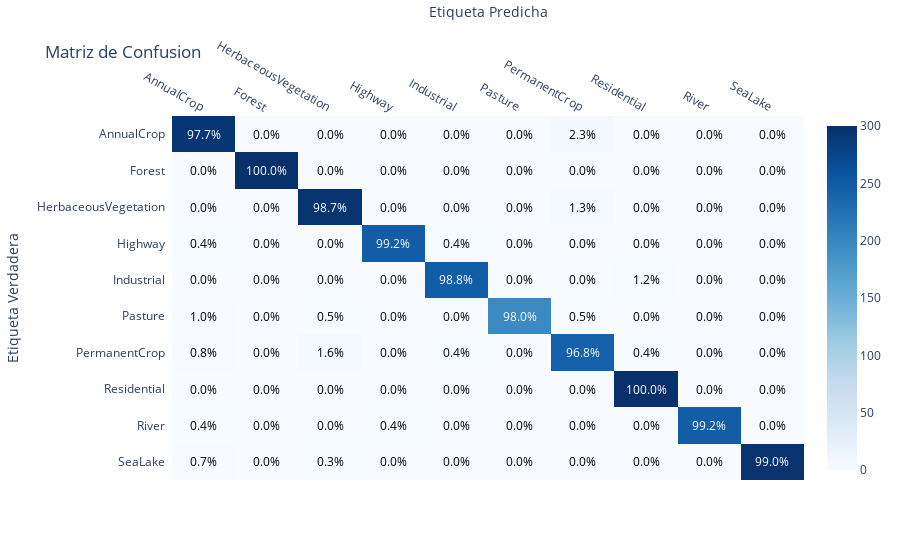

The code cell stored with this chart in its notebook:
### Code cell
plot_confusion_matrix(
    y_true=y_true,
    y_pred=y_pred,
    labels=sorted(set(y_true)),
    filename=CHECKPOINT.replace("/", "-") + "_confusion_matrix",
    dirpath=FIGURES_DIR / MODEL_NAME,
    show_as_percentaje=True
)

### Figure 1 — Plotly figure (JSON) as saved in the notebook; plotly's stock layout.template omitted (floating-point values rounded to 4 significant figures)
{"data": [{"colorscale": [[0, "rgb(247,251,255)"], [0.125, "rgb(222,235,247)"], [0.25, "rgb(198,219,239)"], [0.375, "rgb(158,202,225)"], [0.5, "rgb(107,174,214)"], [0.625, "rgb(66,146,198)"], [0.75, "rgb(33,113,181)"], [0.875, "rgb(8,81,156)"], [1, "rgb(8,48,107)"]], "reversescale": false, "showscale": true, "type": "heatmap", "x": ["AnnualCrop", "Forest", "HerbaceousVegetation", "Highway", "Industrial", "Pasture", "PermanentCrop", "Residential", "River", "SeaLake"], "y": ["AnnualCrop", "Forest", "HerbaceousVegetation", "Highway", "Industrial", "Pasture", "PermanentCrop", "Residential", "River", "SeaLake"], "z": [[293, 0, 0, 0, 0, 0, 7, 0, 0, 0], [0, 300, 0, 0, 0, 0, 0, 0, 0, 0], [0, 0, 296, 0, 0, 0, 4, 0, 0, 0], [1, 0, 0, 248, 1, 0, 0, 0, 0, 0], [0, 0, 0, 0, 247, 0, 0, 3, 0, 0], [2, 0, 1, 0, 0, 196, 1, 0, 0, 0], [2, 0, 4, 0, 1, 0, 242, 1, 0, 0], [0, 0, 0, 0, 0, 0, 0, 300, 0, 0], [1, 0, 0, 1, 0, 0, 0, 0, 248, 0], [2, 0, 1, 0, 0, 0, 0, 0, 0, 297]]}], "layout": {"annotations": [{"font": {"color": "#FFFFFF"}, "showarrow": false, "text": "97.7%", "x": "AnnualCrop", "xref": "x", "y": "AnnualCrop", "yref": "y"}, {"font": {"color": "#000000"}, "showarrow": false, "text": "0.0%", "x": "Forest", "xref": "x", "y": "AnnualCrop", "yref": "y"}, {"font": {"color": "#000000"}, "showarrow": false, "text": "0.0%", "x": "HerbaceousVegetation", "xref": "x", "y": "AnnualCrop", "yref": "y"}, {"font": {"color": "#000000"}, "showarrow": false, "text": "0.0%", "x": "Highway", "xref": "x", "y": "AnnualCrop", "yref": "y"}, {"font": {"color": "#000000"}, "showarrow": false, "text": "0.0%", "x": "Industrial", "xref": "x", "y": "AnnualCrop", "yref": "y"}, {"font": {"color": "#000000"}, "showarrow": false, "text": "0.0%", "x": "Pasture", "xref": "x", "y": "AnnualCrop", "yref": "y"}, {"font": {"color": "#000000"}, "showarrow": false, "text": "2.3%", "x": "PermanentCrop", "xref": "x", "y": "AnnualCrop", "yref": "y"}, {"font": {"color": "#000000"}, "showarrow": false, "text": "0.0%", "x": "Residential", "xref": "x", "y": "AnnualCrop", "yref": "y"}, {"font": {"color": "#000000"}, "showarrow": false, "text": "0.0%", "x": "River", "xref": "x", "y": "AnnualCrop", "yref": "y"}, {"font": {"color": "#000000"}, "showarrow": false, "text": "0.0%", "x": "SeaLake", "xref": "x", "y": "AnnualCrop", "yref": "y"}, {"font": {"color": "#000000"}, "showarrow": false, "text": "0.0%", "x": "AnnualCrop", "xref": "x", "y": "Forest", "yref": "y"}, {"font": {"color": "#FFFFFF"}, "showarrow": false, "text": "100.0%", "x": "Forest", "xref": "x", "y": "Forest", "yref": "y"}, {"font": {"color": "#000000"}, "showarrow": false, "text": "0.0%", "x": "HerbaceousVegetation", "xref": "x", "y": "Forest", "yref": "y"}, {"font": {"color": "#000000"}, "showarrow": false, "text": "0.0%", "x": "Highway", "xref": "x", "y": "Forest", "yref": "y"}, {"font": {"color": "#000000"}, "showarrow": false, "text": "0.0%", "x": "Industrial", "xref": "x", "y": "Forest", "yref": "y"}, {"font": {"color": "#000000"}, "showarrow": false, "text": "0.0%", "x": "Pasture", "xref": "x", "y": "Forest", "yref": "y"}, {"font": {"color": "#000000"}, "showarrow": false, "text": "0.0%", "x": "PermanentCrop", "xref": "x", "y": "Forest", "yref": "y"}, {"font": {"color": "#000000"}, "showarrow": false, "text": "0.0%", "x": "Residential", "xref": "x", "y": "Forest", "yref": "y"}, {"font": {"color": "#000000"}, "showarrow": false, "text": "0.0%", "x": "River", "xref": "x", "y": "Forest", "yref": "y"}, {"font": {"color": "#000000"}, "showarrow": false, "text": "0.0%", "x": "SeaLake", "xref": "x", "y": "Forest", "yref": "y"}, {"font": {"color": "#000000"}, "showarrow": false, "text": "0.0%", "x": "AnnualCrop", "xref": "x", "y": "HerbaceousVegetation", "yref": "y"}, {"font": {"color": "#000000"}, "showarrow": false, "text": "0.0%", "x": "Forest", "xref": "x", "y": "HerbaceousVegetation", "yref": "y"}, {"font": {"color": "#FFFFFF"}, "showarrow": false, "text": "98.7%", "x": "HerbaceousVegetation", "xref": "x", "y": "HerbaceousVegetation", "yref": "y"}, {"font": {"color": "#000000"}, "showarrow": false, "text": "0.0%", "x": "Highway", "xref": "x", "y": "HerbaceousVegetation", "yref": "y"}, {"font": {"color": "#000000"}, "showarrow": false, "text": "0.0%", "x": "Industrial", "xref": "x", "y": "HerbaceousVegetation", "yref": "y"}, {"font": {"color": "#000000"}, "showarrow": false, "text": "0.0%", "x": "Pasture", "xref": "x", "y": "HerbaceousVegetation", "yref": "y"}, {"font": {"color": "#000000"}, "showarrow": false, "text": "1.3%", "x": "PermanentCrop", "xref": "x", "y": "HerbaceousVegetation", "yref": "y"}, {"font": {"color": "#000000"}, "showarrow": false, "text": "0.0%", "x": "Residential", "xref": "x", "y": "HerbaceousVegetation", "yref": "y"}, {"font": {"color": "#000000"}, "showarrow": false, "text": "0.0%", "x": "River", "xref": "x", "y": "HerbaceousVegetation", "yref": "y"}, {"font": {"color": "#000000"}, "showarrow": false, "text": "0.0%", "x": "SeaLake", "xref": "x", "y": "HerbaceousVegetation", "yref": "y"}, {"font": {"color": "#000000"}, "showarrow": false, "text": "0.4%", "x": "AnnualCrop", "xref": "x", "y": "Highway", "yref": "y"}, {"font": {"color": "#000000"}, "showarrow": false, "text": "0.0%", "x": "Forest", "xref": "x", "y": "Highway", "yref": "y"}, {"font": {"color": "#000000"}, "showarrow": false, "text": "0.0%", "x": "HerbaceousVegetation", "xref": "x", "y": "Highway", "yref": "y"}, {"font": {"color": "#FFFFFF"}, "showarrow": false, "text": "99.2%", "x": "Highway", "xref": "x", "y": "Highway", "yref": "y"}, {"font": {"color": "#000000"}, "showarrow": false, "text": "0.4%", "x": "Industrial", "xref": "x", "y": "Highway", "yref": "y"}, {"font": {"color": "#000000"}, "showarrow": false, "text": "0.0%", "x": "Pasture", "xref": "x", "y": "Highway", "yref": "y"}, {"font": {"color": "#000000"}, "showarrow": false, "text": "0.0%", "x": "PermanentCrop", "xref": "x", "y": "Highway", "yref": "y"}, {"font": {"color": "#000000"}, "showarrow": false, "text": "0.0%", "x": "Residential", "xref": "x", "y": "Highway", "yref": "y"}, {"font": {"color": "#000000"}, "showarrow": false, "text": "0.0%", "x": "River", "xref": "x", "y": "Highway", "yref": "y"}, {"font": {"color": "#000000"}, "showarrow": false, "text": "0.0%", "x": "SeaLake", "xref": "x", "y": "Highway", "yref": "y"}, {"font": {"color": "#000000"}, "showarrow": false, "text": "0.0%", "x": "AnnualCrop", "xref": "x", "y": "Industrial", "yref": "y"}, {"font": {"color": "#000000"}, "showarrow": false, "text": "0.0%", "x": "Forest", "xref": "x", "y": "Industrial", "yref": "y"}, {"font": {"color": "#000000"}, "showarrow": false, "text": "0.0%", "x": "HerbaceousVegetation", "xref": "x", "y": "Industrial", "yref": "y"}, {"font": {"color": "#000000"}, "showarrow": false, "text": "0.0%", "x": "Highway", "xref": "x", "y": "Industrial", "yref": "y"}, {"font": {"color": "#FFFFFF"}, "showarrow": false, "text": "98.8%", "x": "Industrial", "xref": "x", "y": "Industrial", "yref": "y"}, {"font": {"color": "#000000"}, "showarrow": false, "text": "0.0%", "x": "Pasture", "xref": "x", "y": "Industrial", "yref": "y"}, {"font": {"color": "#000000"}, "showarrow": false, "text": "0.0%", "x": "PermanentCrop", "xref": "x", "y": "Industrial", "yref": "y"}, {"font": {"color": "#000000"}, "showarrow": false, "text": "1.2%", "x": "Residential", "xref": "x", "y": "Industrial", "yref": "y"}, {"font": {"color": "#000000"}, "showarrow": false, "text": "0.0%", "x": "River", "xref": "x", "y": "Industrial", "yref": "y"}, {"font": {"color": "#000000"}, "showarrow": false, "text": "0.0%", "x": "SeaLake", "xref": "x", "y": "Industrial", "yref": "y"}, {"font": {"color": "#000000"}, "showarrow": false, "text": "1.0%", "x": "AnnualCrop", "xref": "x", "y": "Pasture", "yref": "y"}, {"font": {"color": "#000000"}, "showarrow": false, "text": "0.0%", "x": "Forest", "xref": "x", "y": "Pasture", "yref": "y"}, {"font": {"color": "#000000"}, "showarrow": false, "text": "0.5%", "x": "HerbaceousVegetation", "xref": "x", "y": "Pasture", "yref": "y"}, {"font": {"color": "#000000"}, "showarrow": false, "text": "0.0%", "x": "Highway", "xref": "x", "y": "Pasture", "yref": "y"}, {"font": {"color": "#000000"}, "showarrow": false, "text": "0.0%", "x": "Industrial", "xref": "x", "y": "Pasture", "yref": "y"}, {"font": {"color": "#FFFFFF"}, "showarrow": false, "text": "98.0%", "x": "Pasture", "xref": "x", "y": "Pasture", "yref": "y"}, {"font": {"color": "#000000"}, "showarrow": false, "text": "0.5%", "x": "PermanentCrop", "xref": "x", "y": "Pasture", "yref": "y"}, {"font": {"color": "#000000"}, "showarrow": false, "text": "0.0%", "x": "Residential", "xref": "x", "y": "Pasture", "yref": "y"}, {"font": {"color": "#000000"}, "showarrow": false, "text": "0.0%", "x": "River", "xref": "x", "y": "Pasture", "yref": "y"}, {"font": {"color": "#000000"}, "showarrow": false, "text": "0.0%", "x": "SeaLake", "xref": "x", "y": "Pasture", "yref": "y"}, {"font": {"color": "#000000"}, "showarrow": false, "text": "0.8%", "x": "AnnualCrop", "xref": "x", "y": "PermanentCrop", "yref": "y"}, {"font": {"color": "#000000"}, "showarrow": false, "text": "0.0%", "x": "Forest", "xref": "x", "y": "PermanentCrop", "yref": "y"}, {"font": {"color": "#000000"}, "showarrow": false, "text": "1.6%", "x": "HerbaceousVegetation", "xref": "x", "y": "PermanentCrop", "yref": "y"}, {"font": {"color": "#000000"}, "showarrow": false, "text": "0.0%", "x": "Highway", "xref": "x", "y": "PermanentCrop", "yref": "y"}, {"font": {"color": "#000000"}, "showarrow": false, "text": "0.4%", "x": "Industrial", "xref": "x", "y": "PermanentCrop", "yref": "y"}, {"font": {"color": "#000000"}, "showarrow": false, "text": "0.0%", "x": "Pasture", "xref": "x", "y": "PermanentCrop", "yref": "y"}, {"font": {"color": "#FFFFFF"}, "showarrow": false, "text": "96.8%", "x": "PermanentCrop", "xref": "x", "y": "PermanentCrop", "yref": "y"}, {"font": {"color": "#000000"}, "showarrow": false, "text": "0.4%", "x": "Residential", "xref": "x", "y": "PermanentCrop", "yref": "y"}, {"font": {"color": "#000000"}, "showarrow": false, "text": "0.0%", "x": "River", "xref": "x", "y": "PermanentCrop", "yref": "y"}, {"font": {"color": "#000000"}, "showarrow": false, "text": "0.0%", "x": "SeaLake", "xref": "x", "y": "PermanentCrop", "yref": "y"}, {"font": {"color": "#000000"}, "showarrow": false, "text": "0.0%", "x": "AnnualCrop", "xref": "x", "y": "Residential", "yref": "y"}, {"font": {"color": "#000000"}, "showarrow": false, "text": "0.0%", "x": "Forest", "xref": "x", "y": "Residential", "yref": "y"}, {"font": {"color": "#000000"}, "showarrow": false, "text": "0.0%", "x": "HerbaceousVegetation", "xref": "x", "y": "Residential", "yref": "y"}, {"font": {"color": "#000000"}, "showarrow": false, "text": "0.0%", "x": "Highway", "xref": "x", "y": "Residential", "yref": "y"}, {"font": {"color": "#000000"}, "showarrow": false, "text": "0.0%", "x": "Industrial", "xref": "x", "y": "Residential", "yref": "y"}, {"font": {"color": "#000000"}, "showarrow": false, "text": "0.0%", "x": "Pasture", "xref": "x", "y": "Residential", "yref": "y"}, {"font": {"color": "#000000"}, "showarrow": false, "text": "0.0%", "x": "PermanentCrop", "xref": "x", "y": "Residential", "yref": "y"}, {"font": {"color": "#FFFFFF"}, "showarrow": false, "text": "100.0%", "x": "Residential", "xref": "x", "y": "Residential", "yref": "y"}, {"font": {"color": "#000000"}, "showarrow": false, "text": "0.0%", "x": "River", "xref": "x", "y": "Residential", "yref": "y"}, {"font": {"color": "#000000"}, "showarrow": false, "text": "0.0%", "x": "SeaLake", "xref": "x", "y": "Residential", "yref": "y"}, {"font": {"color": "#000000"}, "showarrow": false, "text": "0.4%", "x": "AnnualCrop", "xref": "x", "y": "River", "yref": "y"}, {"font": {"color": "#000000"}, "showarrow": false, "text": "0.0%", "x": "Forest", "xref": "x", "y": "River", "yref": "y"}, {"font": {"color": "#000000"}, "showarrow": false, "text": "0.0%", "x": "HerbaceousVegetation", "xref": "x", "y": "River", "yref": "y"}, {"font": {"color": "#000000"}, "showarrow": false, "text": "0.4%", "x": "Highway", "xref": "x", "y": "River", "yref": "y"}, {"font": {"color": "#000000"}, "showarrow": false, "text": "0.0%", "x": "Industrial", "xref": "x", "y": "River", "yref": "y"}, {"font": {"color": "#000000"}, "showarrow": false, "text": "0.0%", "x": "Pasture", "xref": "x", "y": "River", "yref": "y"}, {"font": {"color": "#000000"}, "showarrow": false, "text": "0.0%", "x": "PermanentCrop", "xref": "x", "y": "River", "yref": "y"}, {"font": {"color": "#000000"}, "showarrow": false, "text": "0.0%", "x": "Residential", "xref": "x", "y": "River", "yref": "y"}, {"font": {"color": "#FFFFFF"}, "showarrow": false, "text": "99.2%", "x": "River", "xref": "x", "y": "River", "yref": "y"}, {"font": {"color": "#000000"}, "showarrow": false, "text": "0.0%", "x": "SeaLake", "xref": "x", "y": "River", "yref": "y"}, {"font": {"color": "#000000"}, "showarrow": false, "text": "0.7%", "x": "AnnualCrop", "xref": "x", "y": "SeaLake", "yref": "y"}, {"font": {"color": "#000000"}, "showarrow": false, "text": "0.0%", "x": "Forest", "xref": "x", "y": "SeaLake", "yref": "y"}, {"font": {"color": "#000000"}, "showarrow": false, "text": "0.3%", "x": "HerbaceousVegetation", "xref": "x", "y": "SeaLake", "yref": "y"}, {"font": {"color": "#000000"}, "showarrow": false, "text": "0.0%", "x": "Highway", "xref": "x", "y": "SeaLake", "yref": "y"}, {"font": {"color": "#000000"}, "showarrow": false, "text": "0.0%", "x": "Industrial", "xref": "x", "y": "SeaLake", "yref": "y"}, {"font": {"color": "#000000"}, "showarrow": false, "text": "0.0%", "x": "Pasture", "xref": "x", "y": "SeaLake", "yref": "y"}, {"font": {"color": "#000000"}, "showarrow": false, "text": "0.0%", "x": "PermanentCrop", "xref": "x", "y": "SeaLake", "yref": "y"}, {"font": {"color": "#000000"}, "showarrow": false, "text": "0.0%", "x": "Residential", "xref": "x", "y": "SeaLake", "yref": "y"}, {"font": {"color": "#000000"}, "showarrow": false, "text": "0.0%", "x": "River", "xref": "x", "y": "SeaLake", "yref": "y"}, {"font": {"color": "#FFFFFF"}, "showarrow": false, "text": "99.0%", "x": "SeaLake", "xref": "x", "y": "SeaLake", "yref": "y"}], "title": {"text": "Matriz de Confusion"}, "xaxis": {"dtick": 1, "gridcolor": "rgb(0, 0, 0)", "side": "top", "ticks": "", "title": {"text": "Etiqueta Predicha"}}, "yaxis": {"autorange": "reversed", "dtick": 1, "ticks": "", "ticksuffix": "  ", "title": {"text": "Etiqueta Verdadera"}}}}
